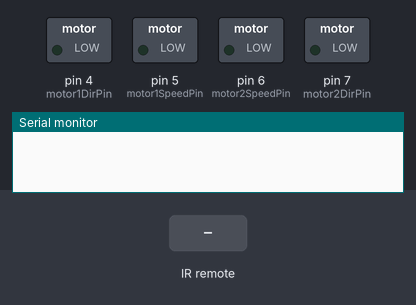
Recording of a sketch running on a simulated Arduino Uno, built with avr-gcc and run on an emulated ATmega328P. Shown: switched loads named in the sketch (green lamp = pin HIGH), the last lines printed to the serial monitor. Inputs (shaded band) come from the test bench.

Above: at 1.2 s.
1.3 s: infrared code 0xFDA05F received
At 3.0 s:
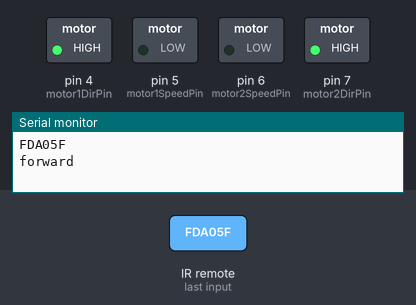
3.3 s: infrared code 0xFDB04F received
At 3.7 s:
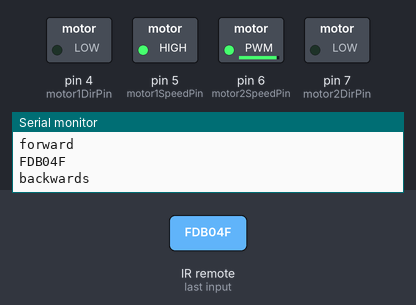
5.3 s: infrared code 0xFD10EF received
At 6.2 s:
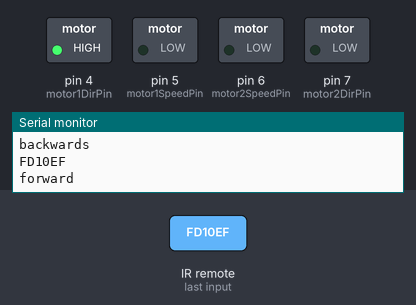
7.3 s: infrared code 0xFD50AF received
At 9.0 s:
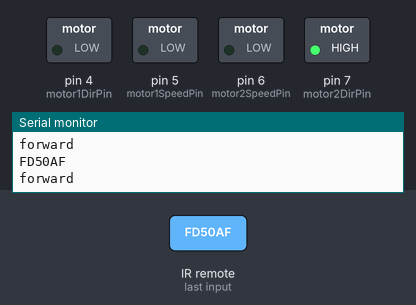
9.3 s: infrared code 0xFDA05F received
At 9.7 s:
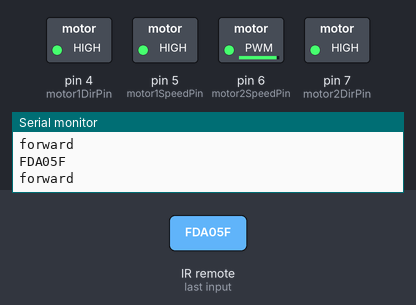
11.3 s: infrared code 0xFDB04F received
At 11.6 s:
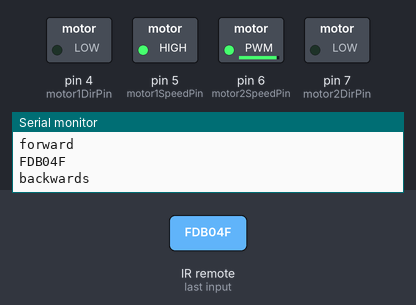
Timing chart, 0 to 14.3 s (numbered marks = the images above; inputs shaded):
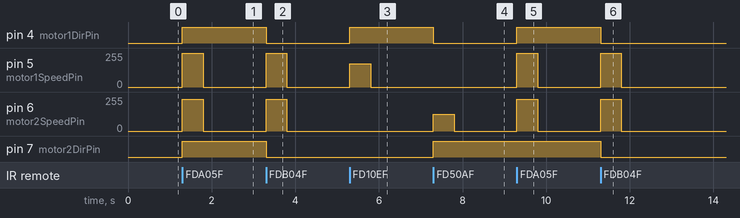

Measured:
- after the input at 1.3 s, pin 4 (motor1DirPin), pin 7 (motor2DirPin): LOW → HIGH at once; pin 5 (motor1SpeedPin): 0/255 → 255/255 at once, → 0/255 0.50 s later; pin 6 (motor2SpeedPin): 0/255 → 238/255 at once, → 0/255 0.50 s later
- after the input at 3.3 s, pin 4 (motor1DirPin), pin 7 (motor2DirPin): HIGH → LOW at once; pin 5 (motor1SpeedPin): 0/255 → 255/255 at once, → 0/255 0.50 s later; pin 6 (motor2SpeedPin): 0/255 → 238/255 at once, → 0/255 0.50 s later
- after the input at 5.3 s, pin 4 (motor1DirPin): LOW → HIGH at once; pin 5 (motor1SpeedPin): 0/255 → 175/255 at once, → 0/255 0.50 s later
- after the input at 7.3 s, pin 4 (motor1DirPin): HIGH → LOW at once; pin 6 (motor2SpeedPin): 0/255 → 125/255 at once, → 0/255 0.50 s later; pin 7 (motor2DirPin): LOW → HIGH at once
- after the input at 9.3 s, pin 4 (motor1DirPin): LOW → HIGH at once; pin 5 (motor1SpeedPin): 0/255 → 255/255 at once, → 0/255 0.50 s later; pin 6 (motor2SpeedPin): 0/255 → 238/255 at once, → 0/255 0.50 s later
- after the input at 11.3 s, pin 4 (motor1DirPin), pin 7 (motor2DirPin): HIGH → LOW at once; pin 5 (motor1SpeedPin): 0/255 → 255/255 at once, → 0/255 0.50 s later; pin 6 (motor2SpeedPin): 0/255 → 238/255 at once, → 0/255 0.50 s later

The sketch:

arduino-car.ino
```cpp
#include <IRremote.h>
#include <IRremoteInt.h>

int motor1DirPin = 4;
int motor2DirPin = 7;
int motor1SpeedPin = 5;
int motor2SpeedPin = 6;
int remotePin = 11;

IRrecv irrecv(remotePin);
decode_results results;


void setup()
{
  pinMode(motor1DirPin, OUTPUT);
  pinMode(motor2DirPin, OUTPUT);
  pinMode(motor1SpeedPin, OUTPUT);
  pinMode(motor2SpeedPin, OUTPUT);
  irrecv.enableIRIn();
  Serial.begin(9600);
}

void loop()
{
  if (irrecv.decode(&results))
  {
    Serial.println(results.value, HEX);
    irrecv.resume();

  if (results.value == 0xFDA05F)
  {
   forward();
   delay(500);
   stop();
  }
    if (results.value == 0xFDB04F)
  {
   backwards();
   delay(500);
   stop();
  }
    if (results.value == 0xFD10EF)
  {
   left();
   delay(500);
   stop();
  }
    if (results.value == 0xFD50AF)
  {
   right();
   delay(500);
   stop();
  }
  }


  /*
  forward();
  stop();
  left();
  stop();
  backwards();
  stop();
  right();
  stop();
  */
}

void forward()
{
  Serial.println("forward");
  digitalWrite(motor1DirPin, HIGH);
  analogWrite(motor1SpeedPin, 255);
  digitalWrite(motor2DirPin, HIGH);
  analogWrite(motor2SpeedPin, 238);
}

void backwards()
{
  Serial.println("backwards");
  digitalWrite(motor1DirPin, LOW);
  analogWrite(motor1SpeedPin, 255);
  digitalWrite(motor2DirPin, LOW);
  analogWrite(motor2SpeedPin, 238);
}

void left()
{
  Serial.println("forward");
  digitalWrite(motor1DirPin, HIGH);
  analogWrite(motor1SpeedPin, 175);
  digitalWrite(motor2DirPin, LOW);
  analogWrite(motor2SpeedPin, 0);
}

void right()
{
  Serial.println("forward");
  digitalWrite(motor1DirPin, LOW);
  analogWrite(motor1SpeedPin, 0);
  digitalWrite(motor2DirPin, HIGH);
  analogWrite(motor2SpeedPin, 125);
}


void stop()
{
  digitalWrite(motor1SpeedPin, 0);
  digitalWrite(motor2SpeedPin, 0);
}
```
